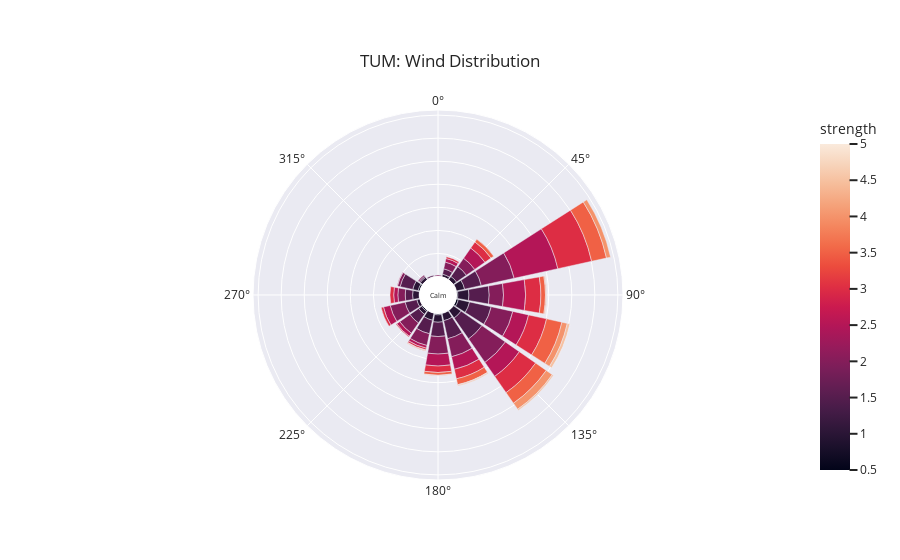
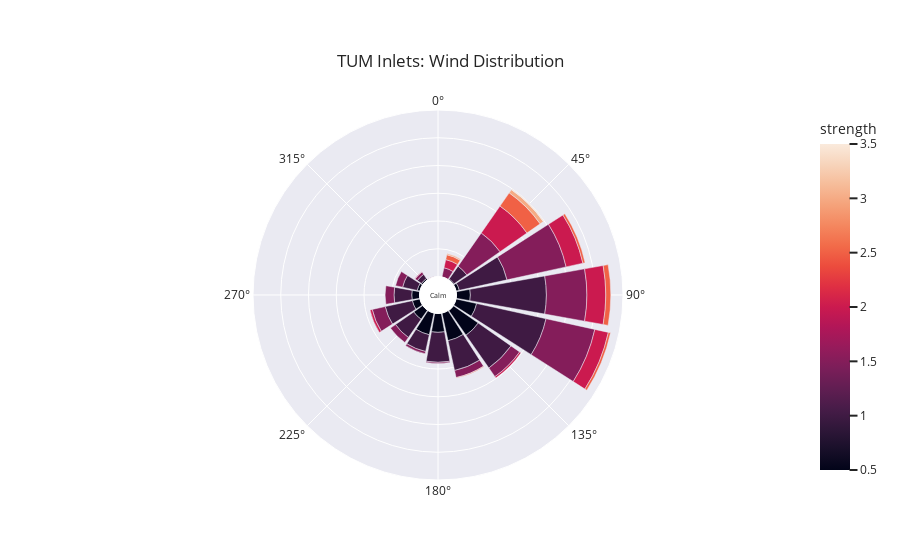
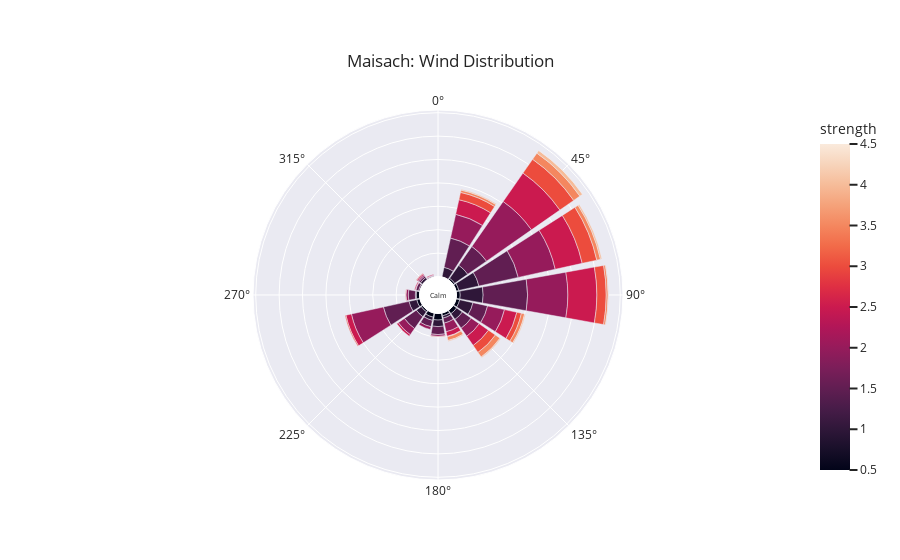

Write notebook code for charts like these, in order.
### Code cell
# plot wind at 3m pole inlet
plot_wind_rose(df,6, 'TUM')
# side by side
plot_wind_rose(df,5, 'TUM Inlets') # was 16 until 06.02.2024
# Maisach
plot_wind_rose(df,16, 'Maisach') # was 1 until 06.02.2024

# Rechts-der-Isar
plot_wind_rose(df,1, 'Klenze Gymnasium') # from 27.02.2024

# Rechts-der-Isar
plot_wind_rose(df,2, 'Rechts-der-Isar')
# Finsing
plot_wind_rose(df,3, 'Finsing') # was 15 until 20.02.2024
# Großhadern
plot_wind_rose(df,20, 'Großhadern') # was 4 until 12.02.2024
# Großhadern
plot_wind_rose(df,18, 'Pasing') # was 5 until 06.02.2024
# Feldkirchen
plot_wind_rose(df,13, 'Feldkirchen') # was 7 until 20.02.2024
# Taufkirchen
plot_wind_rose(df,12, 'Taufkirchen') # was 8 until 12.02.2024
# Finsing
plot_wind_rose(df,5, 'DLR') # was 14 until 26.02.2024

### Figure 1 — Plotly figure (JSON) as saved in the notebook; plotly's stock layout.template omitted (floating-point values rounded to 4 significant figures)
{"data": [{"hovertemplate": "count=%{r}<br>cardinal_direction=%{theta}<br>strength=%{marker.color}<extra></extra>", "legendgroup": "", "marker": {"color": [0.5, 0.5, 0.5, 0.5, 0.5, 0.5, 0.5, 0.5, 0.5, 1, 1, 1, 1, 1, 1, 1, 1, 1, 1, 1, 1, 1, 1, 1, 1.5, 1.5, 1.5, 1.5, 1.5, 1.5, 1.5, 1.5, 1.5, 1.5, 1.5, 1.5, 1.5, 1.5, 1.5, 2, 2, 2, 2, 2, 2, 2, 2, 2, 2, 2, 2, 2, 2, 2, 2.5, 2.5, 2.5, 2.5, 2.5, 2.5, 2.5, 2.5, 2.5, 2.5, 2.5, 2.5, 2.5, 3, 3, 3, 3, 3, 3, 3, 3, 3, 3, 3, 3, 3.5, 3.5, 3.5, 3.5, 3.5, 3.5, 3.5, 3.5, 4, 4, 4, 4, 4, 4, 4.5, 4.5, 4.5, 4.5, 4.5, 5], "coloraxis": "coloraxis", "pattern": {"shape": ""}}, "name": "", "r": [1, 1, 3, 4, 5, 3, 3, 1, 1, 7, 14, 8, 18, 16, 7, 12, 20, 1, 16, 25, 9, 24, 6, 16, 28, 26, 31, 48, 55, 3, 30, 26, 44, 3, 23, 37, 40, 16, 12, 33, 16, 62, 40, 15, 22, 6, 27, 73, 3, 38, 26, 48, 31, 3, 35, 8, 97, 15, 48, 37, 28, 8, 9, 1, 6, 27, 26, 4, 33, 14, 21, 40, 8, 43, 16, 2, 4, 5, 75, 33, 1, 6, 28, 10, 34, 7, 13, 12, 1, 1, 16, 2, 9, 6, 3, 1, 1, 2, 1], "showlegend": false, "subplot": "polar", "theta": [157.5, 67.5, 225, 292.5, 112.5, 90, 180, 135, 270, 247.5, 270, 225, 67.5, 202.5, 315, 292.5, 135, 337.5, 180, 112.5, 45, 90, 22.5, 157.5, 292.5, 247.5, 180, 112.5, 135, 337.5, 202.5, 45, 90, 315, 225, 67.5, 157.5, 270, 22.5, 247.5, 270, 135, 157.5, 22.5, 45, 292.5, 225, 67.5, 315, 180, 202.5, 112.5, 90, 0, 112.5, 225, 67.5, 247.5, 90, 135, 157.5, 22.5, 270, 292.5, 202.5, 45, 180, 202.5, 90, 180, 157.5, 112.5, 270, 135, 45, 225, 22.5, 247.5, 67.5, 67.5, 202.5, 180, 135, 90, 112.5, 45, 157.5, 112.5, 157.5, 202.5, 135, 90, 67.5, 112.5, 135, 90, 180, 157.5, 112.5], "type": "barpolar"}], "layout": {"annotations": [{"font": {"size": 7}, "showarrow": false, "text": "Calm", "x": 0.5, "y": 0.5}], "barmode": "relative", "coloraxis": {"colorbar": {"title": {"text": "strength"}}, "colorscale": [[0, "rgb(2,4,25)"], [0.0625, "rgb(24,15,41)"], [0.125, "rgb(47,23,57)"], [0.1875, "rgb(71,28,72)"], [0.25, "rgb(97,30,82)"], [0.3125, "rgb(123,30,89)"], [0.375, "rgb(150,27,91)"], [0.4375, "rgb(177,22,88)"], [0.5, "rgb(203,26,79)"], [0.5625, "rgb(223,47,67)"], [0.625, "rgb(236,76,61)"], [0.6875, "rgb(242,107,73)"], [0.75, "rgb(244,135,95)"], [0.8125, "rgb(245,162,122)"], [0.875, "rgb(246,188,153)"], [0.9375, "rgb(247,212,187)"], [1, "rgb(250,234,220)"]]}, "legend": {"font": {"size": 14}, "orientation": "h", "tracegroupgap": 0, "x": 0.5, "xanchor": "center", "y": -0.1, "yanchor": "middle"}, "margin": {"t": 110}, "polar": {"angularaxis": {"direction": "clockwise", "rotation": 90}, "domain": {"x": [0, 1], "y": [0, 1]}, "hole": 0.1, "radialaxis": {"linewidth": 0, "showticklabels": false, "ticks": ""}}, "title": {"text": "TUM: Wind Distribution", "xanchor": "center", "yanchor": "top"}}}

### Figure 2 — Plotly figure (JSON) as saved in the notebook; plotly's stock layout.template omitted (floating-point values rounded to 4 significant figures)
{"data": [{"hovertemplate": "count=%{r}<br>cardinal_direction=%{theta}<br>strength=%{marker.color}<extra></extra>", "legendgroup": "", "marker": {"color": [null, 0.5, 0.5, 0.5, 0.5, 0.5, 0.5, 0.5, 0.5, 0.5, 0.5, 0.5, 0.5, 0.5, 1, 1, 1, 1, 1, 1, 1, 1, 1, 1, 1, 1, 1, 1.5, 1.5, 1.5, 1.5, 1.5, 1.5, 1.5, 1.5, 1.5, 1.5, 1.5, 1.5, 1.5, 1.5, 1.5, 2, 2, 2, 2, 2, 2, 2, 2, 2.5, 2.5, 2.5, 2.5, 2.5, 2.5, 3, 3, 3.5], "coloraxis": "coloraxis", "pattern": {"shape": ""}}, "name": "", "r": [1, 3, 6, 5, 38, 14, 54, 34, 20, 40, 2, 14, 51, 25, 88, 54, 128, 32, 9, 137, 31, 27, 28, 55, 72, 50, 40, 73, 73, 11, 90, 17, 109, 24, 5, 2, 19, 16, 4, 13, 1, 13, 59, 4, 1, 34, 25, 31, 3, 15, 4, 29, 1, 4, 9, 9, 7, 2, 2], "showlegend": false, "subplot": "polar", "theta": [135, 315, 67.5, 292.5, 112.5, 247.5, 135, 180, 225, 202.5, 45, 270, 157.5, 90, 67.5, 180, 112.5, 270, 315, 90, 202.5, 292.5, 45, 157.5, 135, 247.5, 225, 90, 45, 225, 112.5, 22.5, 67.5, 247.5, 315, 180, 135, 270, 202.5, 157.5, 337.5, 292.5, 45, 247.5, 315, 90, 112.5, 67.5, 135, 22.5, 112.5, 45, 157.5, 67.5, 90, 22.5, 45, 22.5, 45], "type": "barpolar"}], "layout": {"annotations": [{"font": {"size": 7}, "showarrow": false, "text": "Calm", "x": 0.5, "y": 0.5}], "barmode": "relative", "coloraxis": {"colorbar": {"title": {"text": "strength"}}, "colorscale": [[0, "rgb(2,4,25)"], [0.0625, "rgb(24,15,41)"], [0.125, "rgb(47,23,57)"], [0.1875, "rgb(71,28,72)"], [0.25, "rgb(97,30,82)"], [0.3125, "rgb(123,30,89)"], [0.375, "rgb(150,27,91)"], [0.4375, "rgb(177,22,88)"], [0.5, "rgb(203,26,79)"], [0.5625, "rgb(223,47,67)"], [0.625, "rgb(236,76,61)"], [0.6875, "rgb(242,107,73)"], [0.75, "rgb(244,135,95)"], [0.8125, "rgb(245,162,122)"], [0.875, "rgb(246,188,153)"], [0.9375, "rgb(247,212,187)"], [1, "rgb(250,234,220)"]]}, "legend": {"font": {"size": 14}, "orientation": "h", "tracegroupgap": 0, "x": 0.5, "xanchor": "center", "y": -0.1, "yanchor": "middle"}, "margin": {"t": 110}, "polar": {"angularaxis": {"direction": "clockwise", "rotation": 90}, "domain": {"x": [0, 1], "y": [0, 1]}, "hole": 0.1, "radialaxis": {"linewidth": 0, "showticklabels": false, "ticks": ""}}, "title": {"text": "TUM Inlets: Wind Distribution", "xanchor": "center", "yanchor": "top"}}}

### Figure 3 — Plotly figure (JSON) as saved in the notebook; plotly's stock layout.template omitted (floating-point values rounded to 4 significant figures)
{"data": [{"hovertemplate": "count=%{r}<br>cardinal_direction=%{theta}<br>strength=%{marker.color}<extra></extra>", "legendgroup": "", "marker": {"color": [0.5, 0.5, 0.5, 0.5, 0.5, 0.5, 0.5, 0.5, 0.5, 0.5, 0.5, 0.5, 1, 1, 1, 1, 1, 1, 1, 1, 1, 1, 1, 1, 1, 1, 1, 1.5, 1.5, 1.5, 1.5, 1.5, 1.5, 1.5, 1.5, 1.5, 1.5, 1.5, 1.5, 1.5, 1.5, 1.5, 2, 2, 2, 2, 2, 2, 2, 2, 2, 2, 2, 2, 2, 2, 2, 2.5, 2.5, 2.5, 2.5, 2.5, 2.5, 2.5, 2.5, 2.5, 2.5, 2.5, 2.5, 3, 3, 3, 3, 3, 3, 3, 3, 3, 3, 3, 3.5, 3.5, 3.5, 3.5, 3.5, 3.5, 3.5, 4, 4, 4, 4, 4, 4, 4, 4.5], "coloraxis": "coloraxis", "pattern": {"shape": ""}}, "name": "", "r": [4, 6, 4, 9, 8, 1, 7, 9, 7, 14, 6, 8, 29, 15, 13, 44, 49, 2, 5, 14, 34, 5, 21, 7, 17, 2, 3, 11, 23, 49, 6, 17, 14, 56, 1, 4, 31, 64, 95, 15, 32, 86, 37, 6, 1, 117, 21, 86, 52, 19, 5, 16, 81, 70, 4, 1, 3, 2, 3, 12, 27, 10, 4, 59, 2, 62, 24, 74, 32, 16, 1, 36, 18, 20, 10, 2, 1, 1, 1, 32, 4, 5, 8, 7, 8, 16, 12, 3, 2, 7, 2, 2, 2, 1, 1], "showlegend": false, "subplot": "polar", "theta": [45, 67.5, 225, 202.5, 112.5, 315, 247.5, 135, 270, 180, 157.5, 90, 112.5, 135, 225, 67.5, 90, 270, 315, 180, 45, 157.5, 22.5, 202.5, 247.5, 337.5, 292.5, 157.5, 135, 45, 292.5, 180, 202.5, 247.5, 337.5, 315, 225, 22.5, 90, 270, 112.5, 67.5, 112.5, 202.5, 337.5, 45, 135, 90, 22.5, 157.5, 270, 225, 67.5, 247.5, 180, 292.5, 315, 337.5, 315, 247.5, 112.5, 157.5, 225, 67.5, 292.5, 90, 135, 45, 22.5, 22.5, 157.5, 45, 135, 90, 112.5, 247.5, 180, 315, 270, 67.5, 90, 22.5, 67.5, 112.5, 157.5, 45, 135, 67.5, 135, 45, 157.5, 112.5, 22.5, 90, 45], "type": "barpolar"}], "layout": {"annotations": [{"font": {"size": 7}, "showarrow": false, "text": "Calm", "x": 0.5, "y": 0.5}], "barmode": "relative", "coloraxis": {"colorbar": {"title": {"text": "strength"}}, "colorscale": [[0, "rgb(2,4,25)"], [0.0625, "rgb(24,15,41)"], [0.125, "rgb(47,23,57)"], [0.1875, "rgb(71,28,72)"], [0.25, "rgb(97,30,82)"], [0.3125, "rgb(123,30,89)"], [0.375, "rgb(150,27,91)"], [0.4375, "rgb(177,22,88)"], [0.5, "rgb(203,26,79)"], [0.5625, "rgb(223,47,67)"], [0.625, "rgb(236,76,61)"], [0.6875, "rgb(242,107,73)"], [0.75, "rgb(244,135,95)"], [0.8125, "rgb(245,162,122)"], [0.875, "rgb(246,188,153)"], [0.9375, "rgb(247,212,187)"], [1, "rgb(250,234,220)"]]}, "legend": {"font": {"size": 14}, "orientation": "h", "tracegroupgap": 0, "x": 0.5, "xanchor": "center", "y": -0.1, "yanchor": "middle"}, "margin": {"t": 110}, "polar": {"angularaxis": {"direction": "clockwise", "rotation": 90}, "domain": {"x": [0, 1], "y": [0, 1]}, "hole": 0.1, "radialaxis": {"linewidth": 0, "showticklabels": false, "ticks": ""}}, "title": {"text": "Maisach: Wind Distribution", "xanchor": "center", "yanchor": "top"}}}
